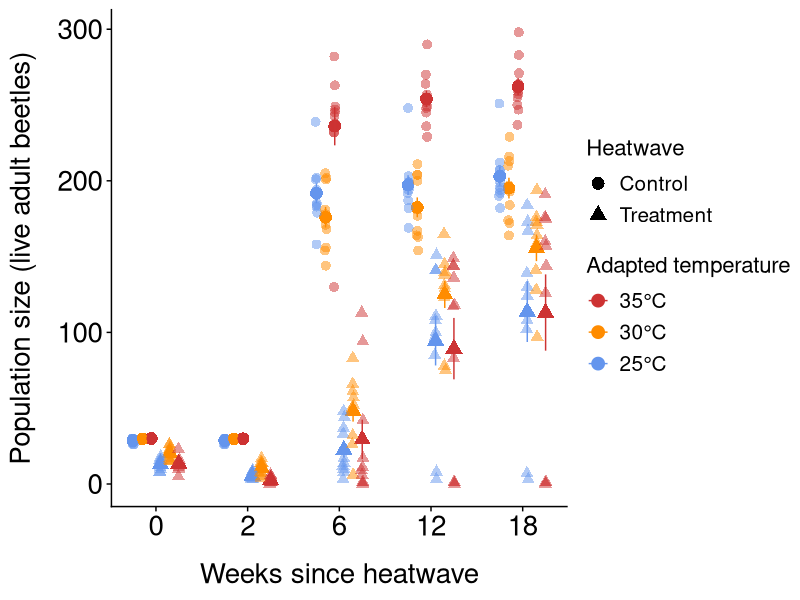

Here is the R script that generated this plot:
# Load packages
library(ggplot2)
library(tidyverse)
library(cowplot)
library(ggpubr)
library(dplyr)
library(car)
library(lme4)

# Import ggplot theme for plots
theme_tess <- function () { 
  theme_cowplot()+ #cowplot is an existing nice looking plot type thing
    theme(axis.title.y = element_text(margin = margin(t = 0, r = 15, b = 0, l = 0)))+
    theme(axis.title.x = element_text(margin = margin(t = 15, r = 0, b = 0, l = 0)))+
    theme(axis.text.x=element_text(size=20))+
    theme(axis.text.y=element_text(size=20))+
    theme(axis.title.x=element_text(size=20))+
    theme(axis.title.y=element_text(size=20))+
    theme(plot.title = element_text(hjust = 0.5,size=20))+
    theme(axis.title.y=element_text(size=20))
}

# Import data
data <-read.csv("./data/heatwavepopulation.csv",stringsAsFactors = FALSE,
                strip.white = TRUE, na.strings = c("NA",""))

# Make heatwave a factor
data$heatwave <- factor(data$heatwave, levels = c(0, 1))
  
# Make adapted_temp a factor
data$adapted_temp<- factor(data$adapted_temp,
                           levels = c("25", "30", "35"))

# Make weeks_since_heatwave numeric
data$weeks_since_heatwave <- as.numeric(as.character(data$weeks_since_heatwave))
  
#### PLOT ####

# Calculate summary statistics
  summary_data <- data %>%
    group_by(adapted_temp, heatwave, weeks_since_heatwave) %>%
    summarise(mean = mean(alive),
              n=n(),
              sd = sd(alive),
              se = sd / sqrt(n))
  summary_data$heatwave <- factor(summary_data$heatwave, levels = c(0, 1))
  summary_data$group_id <- interaction(summary_data$adapted_temp, summary_data$heatwave)
  data$group_id <- interaction(data$adapted_temp, data$heatwave)

# Space weeks_since_heatwave raw data points equally
  data <- data %>% 
    mutate(time_index = case_when(
      weeks_since_heatwave == 0  ~ 1,
      weeks_since_heatwave == 2  ~ 2,
      weeks_since_heatwave == 6  ~ 3,
      weeks_since_heatwave == 12 ~ 4,
      weeks_since_heatwave == 18 ~ 5))
  
# Space weeks_since_heatwave summary data points equally
  summary_data <- summary_data %>%
    mutate(time_index = case_when(
      weeks_since_heatwave == 0  ~ 1,
      weeks_since_heatwave == 2  ~ 2,
      weeks_since_heatwave == 6  ~ 3,
      weeks_since_heatwave == 12 ~ 4,
      weeks_since_heatwave == 18 ~ 5))
  
# Order and space heatwave and adapted_temp raw data points 
  data <- data %>%
    mutate(x_offset = case_when(
      heatwave == 0 & adapted_temp == "25" ~ -0.25,
      heatwave == 0 & adapted_temp == "30" ~ -0.15,
      heatwave == 0 & adapted_temp == "35" ~ -0.05,
      heatwave == 1 & adapted_temp == "25" ~  0.05,
      heatwave == 1 & adapted_temp == "30" ~  0.15,
      heatwave == 1 & adapted_temp == "35" ~  0.25))
  
# Order and space heatwave and adapted_temp summary data points 
  summary_data <- summary_data %>%
    mutate(x_offset = case_when(
      heatwave == 0 & adapted_temp == "25" ~ -0.25,
      heatwave == 0 & adapted_temp == "30" ~ -0.15,
      heatwave == 0 & adapted_temp == "35" ~ -0.05,
      heatwave == 1 & adapted_temp == "25" ~  0.05,
      heatwave == 1 & adapted_temp == "30" ~  0.15,
      heatwave == 1 & adapted_temp == "35" ~  0.25))
 
# Offset raw data points
  data <- data %>%
    mutate(x_pos = time_index + x_offset)
  
# Offset summary data points
  summary_data <- summary_data %>%
    mutate(x_pos = time_index + x_offset)

# Generate a plot of population size for different adapted temperatures with and without a heatwave
p <- ggplot(summary_data, aes(x = x_pos, y = mean, color = adapted_temp, shape = heatwave, group = group_id)) +
    geom_point(size = 4) +
    scale_x_continuous(breaks = 1:5, labels = c("0", "2", "6", "12", "18")) +
    geom_jitter(data = data, 
                aes(x = x_pos, y = alive, color = adapted_temp, shape = heatwave),
                width = 0.01, height = 0, size = 3, alpha = 0.5) +
    geom_errorbar(aes(ymin = mean - se, ymax = mean + se), width = 0) +
    scale_shape_manual(values = c("0" = 16, "1" = 17), 
                       name = "Heatwave", 
                       labels = c("0" = "Control", "1" = "Treatment")) +
    scale_color_manual(values = c("cornflowerblue", "darkorange", "brown3"),
                       name = "Adapted temperature",
                       labels = c("25°C", "30°C", "35°C"),
                       breaks = c("25", "30", "35"),
                       guide = guide_legend(reverse = TRUE)) +
    xlab("Weeks since heatwave") +    
    ylab("Population size (live adult beetles)") +
    theme_tess() +
  theme(legend.title = element_text(size = 16),
    legend.text  = element_text(size = 15),
    legend.key.size = unit(0.6, "cm"),
    legend.key.height = unit(0.8, "cm"),
    legend.spacing.y  = unit(0.6, "cm"))

#windows();p 

# Save the plot
#ggsave(file="./figures/popsize.pdf", p, 
       #width = 35, height = 22, units = "cm", dpi = 200) 

#### STATS ####

#------ Global model ------#

# Create a new column with specific population ids called "pop_id"
data <- data%>%
  mutate(pop_id = paste(adapted_temp,heatwave,population_id, sep = "_"))

# Check that n = 60 for pop_id
#n_distinct(data$pop_id)

# Construct a global linear model
lmmglobal <- lmer(alive ~ adapted_temp * heatwave * weeks_since_heatwave + (1|pop_id),data = data)

# Run a three-way ANOVA
Anova(lmmglobal, type = 3)
#significant three-way interaction


#------ Two-way ANOVAs for each time point ------#

# Filter data for Week 0
week0data <- data %>%
  filter(weeks_since_heatwave == "0")

# Construct a linear model
lm_week0<-lm(alive~adapted_temp*heatwave,data=week0data)

# Run an ANOVA
Anova(lm_week0,type="2")
#signficant interaction

# Filter data for Week 2
week2data <- data %>%
    filter(weeks_since_heatwave == "2")

# Construct a linear model
lm_week2<-lm(alive~adapted_temp*heatwave,data=week2data)

# Run an ANOVA
Anova(lm_week2,type="2")
#significant interaction
  
# Filter data for Week 6
week6data <- data %>%
    filter(weeks_since_heatwave == "6")
  
# Construct a linear model
lm_week6<-lm(alive~adapted_temp*heatwave,data=week6data)

# Run an ANOVA
Anova(lm_week6,type="2")
#significant interaction
  
# Filter data for Week 12
week12data <- data %>%
    filter(weeks_since_heatwave == "12")

# Construct a linear model
lm_week12<-lm(alive~adapted_temp*heatwave,data=week12data)

# Run an ANOVA
Anova(lm_week12,type="2")
#significant interaction

# Filter data for Week 18
week18data <- data %>%
  filter(weeks_since_heatwave == "18")

# Construct a linear model
lm_week18<-lm(alive~adapted_temp*heatwave,data=week18data)

# Run an ANOVA
Anova(lm_week18,type="2")
#significant interaction
